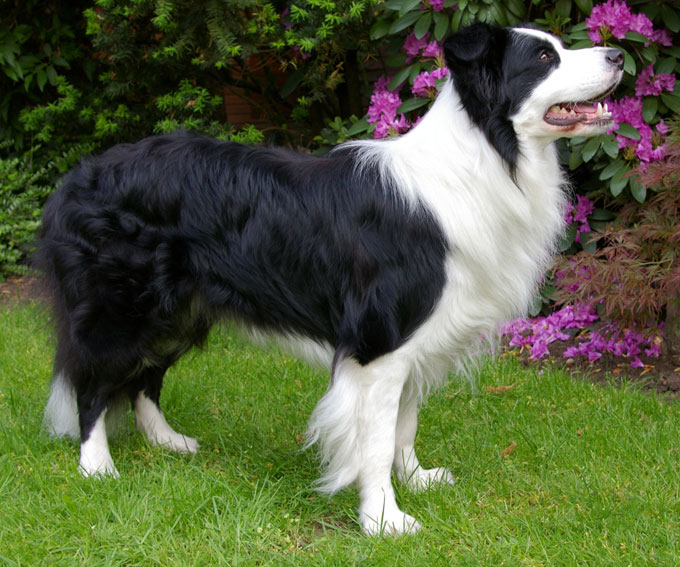
#> input picture images/dog.jpg, 680 x 567 px
$ jupyter execute 04_2d_convolution_ML.ipynb
#> lines starting #> are read from the running program, lines starting #| are printed output that depends on the picture
# Convolution Programmieren

<div style="padding: 5px; border: 5px solid #a10000ff;">

**Hinweis:** In den Codezellen sind jeweils einige Codeteile nicht programmiert. Diesen Code müssen Sie ergänzen. Die jeweiligen Stellen sind mit einem Kommentar und dem Keyword **TODO** vermerkt und z.T. Stellen mit ... markiert.

Ausserdem gibt es einige assert Statements. Diese geben einen Fehler aus, sollte etwas bei Ihrer Programmierung nicht korrekt sein.

## Einführung

Machine Learning Modell lernen aus Daten. Wenn diese Daten jedoch Bilder sind, müssen wir eine Möglichkeit finden, um die Informationen in diesen Bildern zu extrahieren. Convolutional Neural Networks (CNNs) sind eine spezielle Art von neuronalen Netzwerken, die speziell für die Verarbeitung von Bildern entwickelt wurden. In diesem Notebook werden wir die 2D-Convolution Operation selbst implementieren, um zu verstehen, wie diese funktioniert. Im nächsten Notebook werden wir dann die Convolutional Neural Networks in PyTorch implementieren und trainieren.

### Importieren der benötigten und laden des Bildes

[cell 1]
import PIL.Image as Image
import matplotlib.pyplot as plt
import numpy as np

# Wir lesen zuerst das Bild ein und konvertieren es in Graustufen
image = Image.open("images/dog.jpg").convert("L")
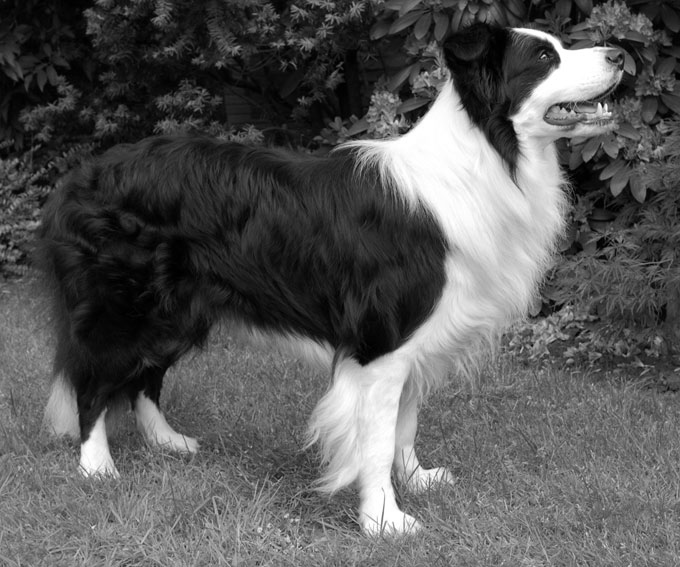
#> image: PIL image 680x567 L; min 0, max 255, mean 88.7

# Dann wandeln wir das Bild in ein NumPy-Array um und visualisieren es mit Matplotlib
image_array = np.array(image)
plt.imshow(image_array, cmap='gray')
plt.axis('off')
plt.show()

## 2D Kernel Beispiele

*Quelle: https://en.wikipedia.org/wiki/Kernel_(image_processing)*

## Aufgabe 1

Vervollständigen Sie das Programm für die Convolution Operation.

Zur Erinnerung, der Filter-Kernel wird jeweils über das Bild geschoben und der Wert resultierend aus der Convolutionoperation im zentralen Pixel niedergeschrieben.

[cell 2]
#TODO definieren Sie einen Kernel. Wählen Sie entweder einen 3x3 oder 5x5 Kernel.

kernel = np.array([[-1, 0, 1],
                   [-2, 0, 2],
                   [-1, 0, 1]])

assert kernel.shape[0] == kernel.shape[1], "Kernel muss quadratisch sein"

[cell 3]
# Wir speichern nun die Kernel Grösse in einer Variable
kernel_size = kernel.shape[0]

# TODO erstellen Sie ein Numpy-Array für das konvolvierte Bild mit der gleichen Form wie das Originalbild. Tipp: Nutzen Sie np.zeros_like
image_convolved = np.zeros_like(image_array)

# TODO Wir möchten, dass das Bild gleich gross bleibt nach der Convolution-Operation. Daher müssen wir das Bild mit Nullen auffüllen (padding). Nutzen Sie np.pad, um das Bild mit einer Breite von kernel_size//2 aufzufüllen.
image_padded = np.pad(image_array, pad_width=kernel_size//2, mode='constant', constant_values=0)
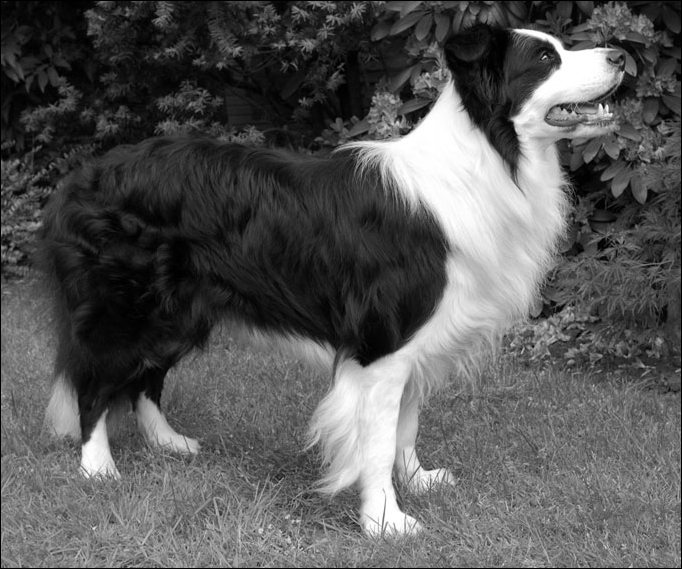
#> image_padded: shape (569, 682); min 0, max 255, mean 88.1


# TODO implementieren Sie hier die 2D-Convolution Operation mit zwei for-Schleifen über die Höhe und Breite des Bildes.
# Nutzen Sie array slicing, um den entsprechenden Bildausschnitt zu extrahieren und die Convolution mit dem Kernel durchzuführen.
# Das Resultat soll jeweils in das image_convolved Array geschrieben werden.

for i in range(image_array.shape[0]):
    for j in range(image_array.shape[1]):
        region = image_padded[i:i+kernel_size, j:j+kernel_size]
        image_convolved[i, j] = np.sum(region * kernel)
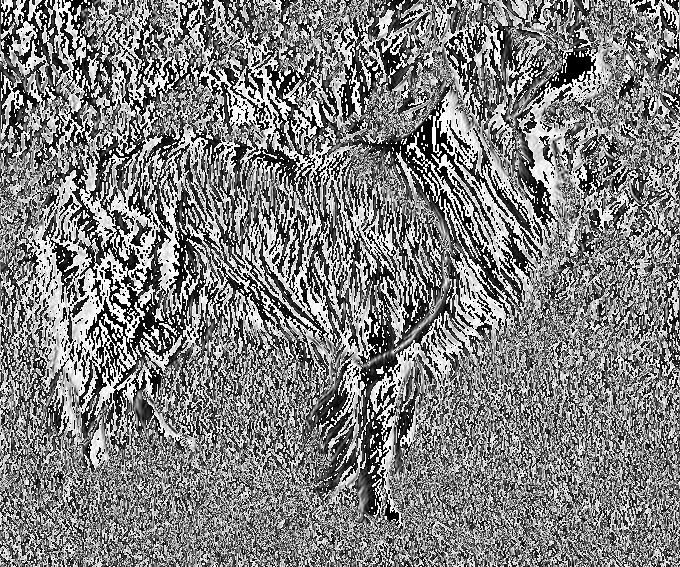
#> image_convolved: shape (567, 680); min 0, max 255, mean 127.2


# Wir visualisieren nun das Ergebnis.
plt.imshow(image_convolved, cmap='gray')
plt.axis('off')
plt.show()

$ run again, with images/cnn2_process.png saved as images/dog.jpg
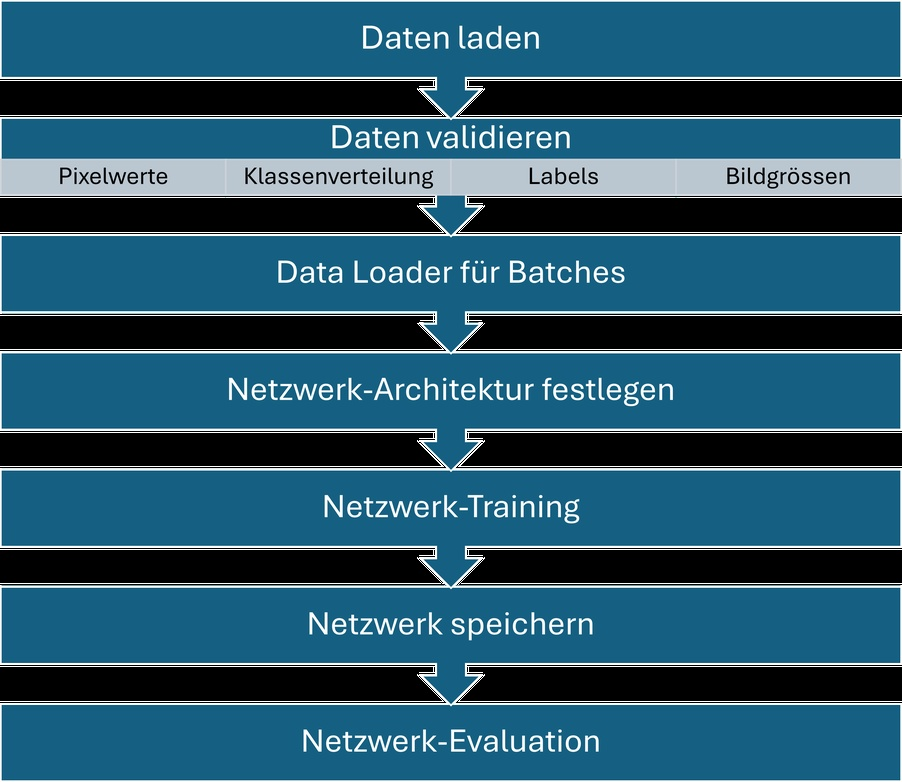
#> input picture images/cnn2_process.png, 902 x 782 px, shrunk from 3802 x 3297 before the run
#> `image_padded = np.pad(image_array, pad_width=kernel_size//2, mode='con..`:
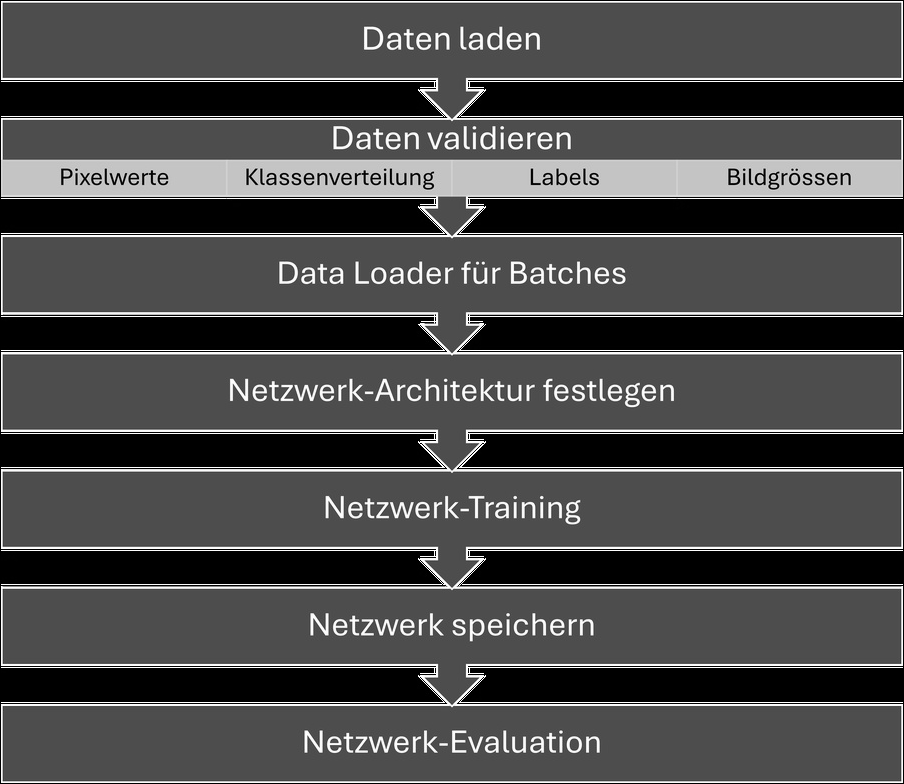
#> image_padded: shape (784, 904); min 0, max 255, mean 74.5
#> after the loop `for i in range(image_array.shape[0]):`:
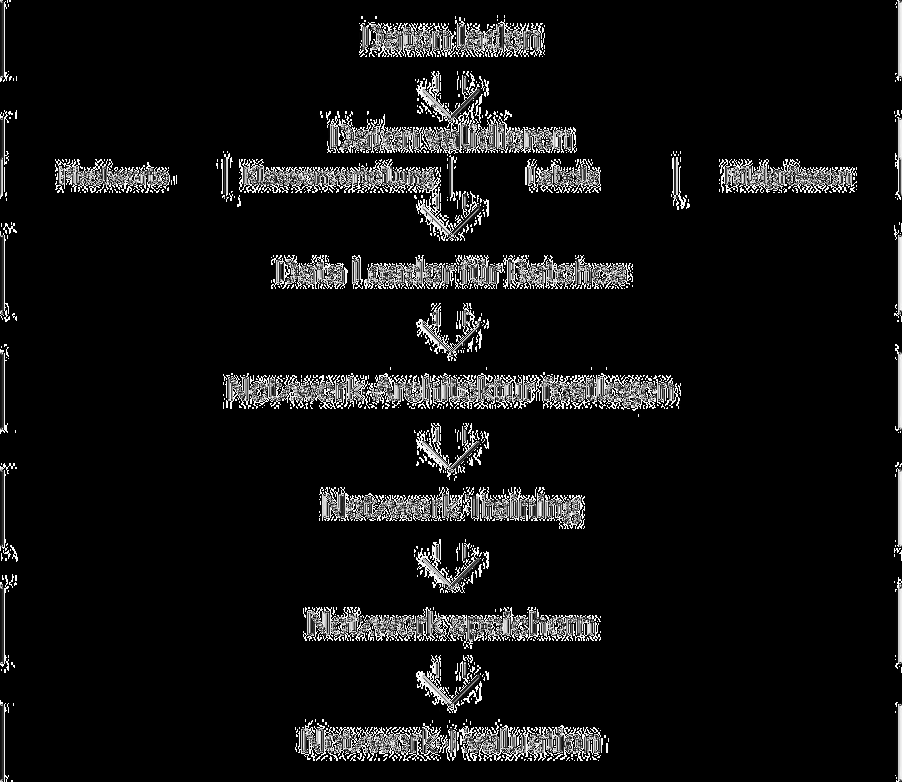
#> image_convolved: shape (782, 902); min 0, max 255, mean 17.8

$ run again, with images/ml_process.png saved as images/dog.jpg
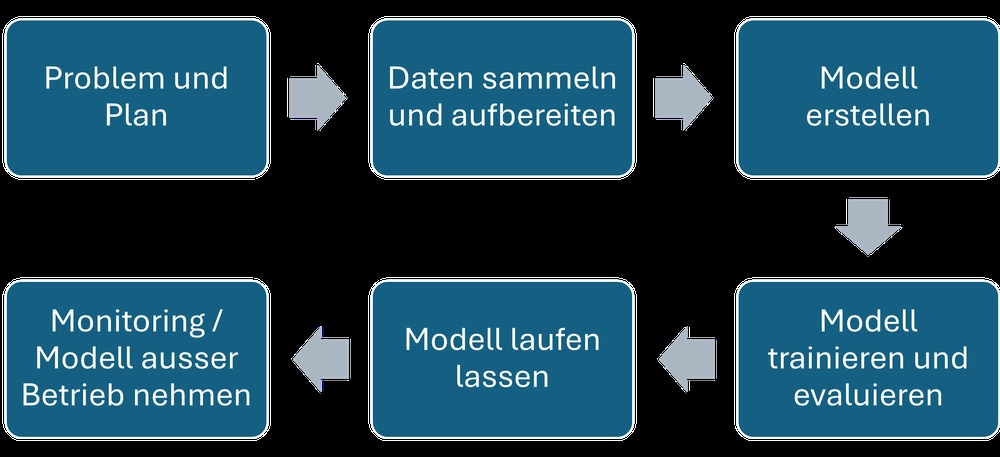
#> input picture images/ml_process.png, 1000 x 457 px, shrunk from 3814 x 1743 before the run
#> `image_padded = np.pad(image_array, pad_width=kernel_size//2, mode='con..`:
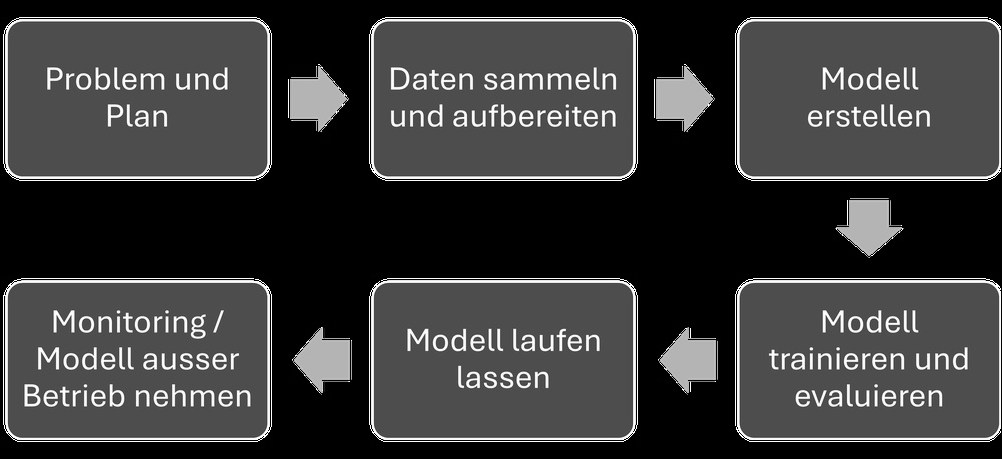
#> image_padded: shape (459, 1002); min 0, max 255, mean 59.2
#> after the loop `for i in range(image_array.shape[0]):`:
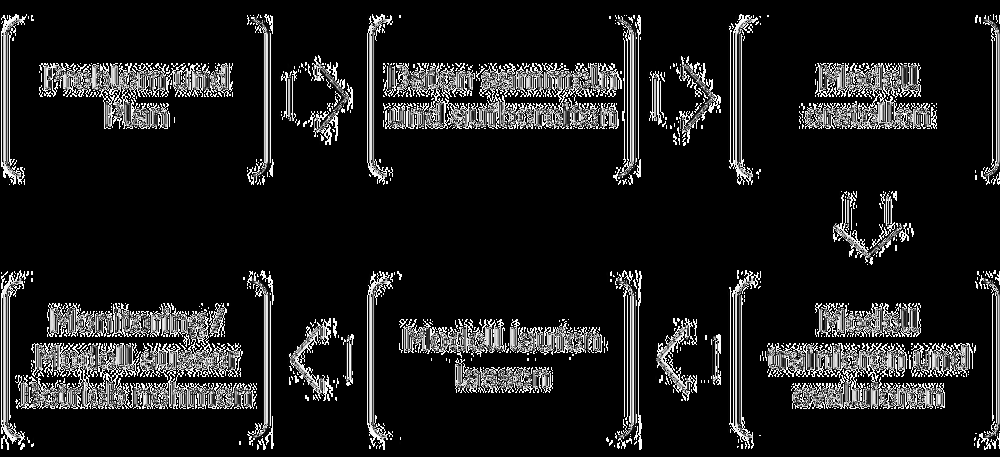
#> image_convolved: shape (457, 1000); min 0, max 255, mean 30.2
